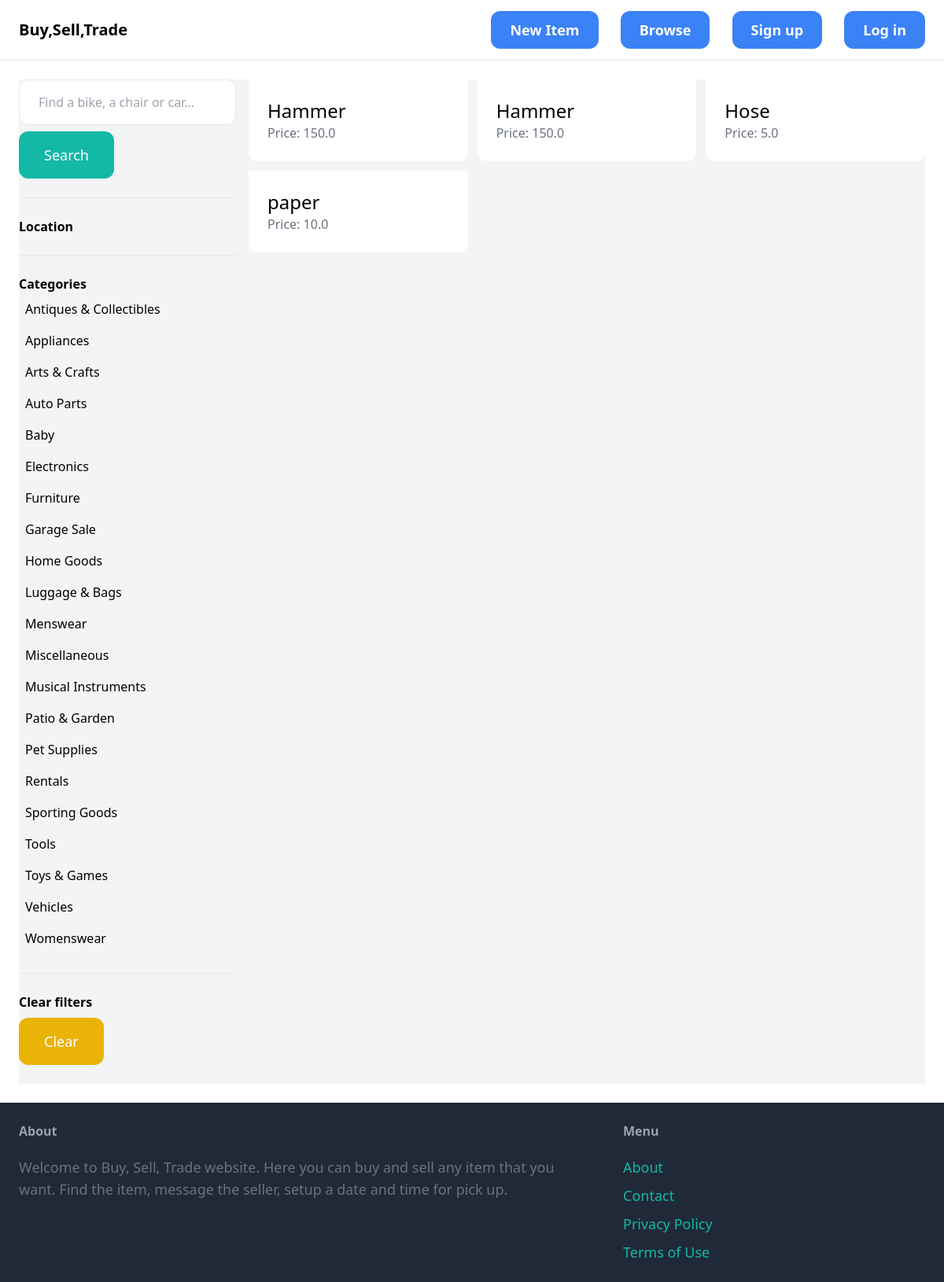
The app's page /items/ with its own data.
### item/models.py (models this page shows, shortened)
class Category(models.Model):
    name = models.CharField(max_length=255)
    class Meta:
        ordering = ('name',)
        verbose_name_plural = 'Categories'

class Item(models.Model):
    category = models.ForeignKey(Category, related_name='items', on_delete=models.CASCADE)
    name = models.CharField(max_length=255)
    description = models.TextField(blank=True, null=True)
    price = models.FloatField()
    image = models.ImageField(upload_to='item_images', blank=True, null=True)
    is_sold = models.BooleanField(default=False)
    created_by = models.ForeignKey(User, related_name='items', on_delete=models.CASCADE)
    created_at = models.DateTimeField(auto_now_add=True)

### item/views.py (the view)
# urls.py: path('items/', include('item.urls')),
def items(request):
    query = request.GET.get('query', '')
    category_id = request.GET.get('category', 0)
    categories = Category.objects.all()
    items = Item.objects.filter(is_sold=False)
    if category_id:
        items = items.filter(category_id=category_id)
    if query:
        items = items.filter(Q(name__icontains=query) | Q(description__icontains=query))
    return render(request, 'item/items.html', {
        'items': items,
        'query': query,
        'categories': categories,
        'category_id': int(category_id)
    })

### item/templates/item/items.html (shortened to what this page needs)
{% extends 'core/base.html' %}
{% block content %}
    <div class="pb-6 grid grid-cols-4 gap-4 bg-gray-100">
        <div class="col-span-1">
            <form method="get" action="{% url 'item:items' %}">
                <input name="query" class="w-full py-4 px-6 border rounded-xl" type="text" value="{{ query }}" placeholder="Find a bike, a chair or car...">
                <button class="mt-2 py-4 px-8 text-lg bg-teal-500 text-white rounded-xl">Search</button>
            </form>
            <hr class="my-6">
            <p class="font-semibold">Location</p>
            <hr class="my-6">
            <p class="font-semibold">Categories</p>
            <ul>
                {% for category in categories %}
                    <li class="py-2 px-2 rounded-xl{% if category.id == category_id %} bg-gray-200{% endif %}">
                        <a href="{% url 'item:items' %}?query={{ query }}&category={{ category.id }}">{{ category.name }}</a>
                    </li>
                {% endfor %}
            </ul>
            <hr class="my-6">
            <p class="font-semibold">Clear filters</p>
            <ul>
                <li><a href="{% url 'item:items' %}" class="mt-2 py-4 px-8 inline-block bg-yellow-500 text-lg rounded-xl text-white">Clear</a>
        </div>
        <div class="col-span-3">
            <div class="grid grid-cols-3 gap-3">
                {% for item in items %}
                    <div>
                        <a href="{% url 'item:detail' item.id %}">
                            <div class="p-6 bg-white rounded-b-xl">
                                <h2 class="text-2xl">{{ item.name }}</h2>
                                <p class="text-gray-500">Price: {{ item.price }}</p>
                            </div>
                        </a>
                    </div>
                {% endfor %}
            </div>
        </div>
    </div>
{% endblock %}

### records on screen
Category: name "Antiques & Collectibles"
Category: name "Appliances"
Category: name "Arts & Crafts"
Category: name "Auto Parts"
Category: name "Baby"
Category: name "Electronics"
Category: name "Furniture"
Category: name "Garage Sale"
Category: name "Home Goods"
Category: name "Luggage & Bags"
Category: name "Menswear"
Category: name "Miscellaneous"
Category: name "Musical Instruments"
Category: name "Patio & Garden"
Category: name "Pet Supplies"
Category: name "Rentals"
Category: name "Sporting Goods"
Category: name "Tools"
Category: name "Toys & Games"
Category: name "Vehicles"
Category: name "Womenswear"
Item: name "Hammer", price "150.0"
Item: name "Hammer", price "150.0"
Item: name "Hose", price "5.0"
Item: name "paper", price "10.0"
